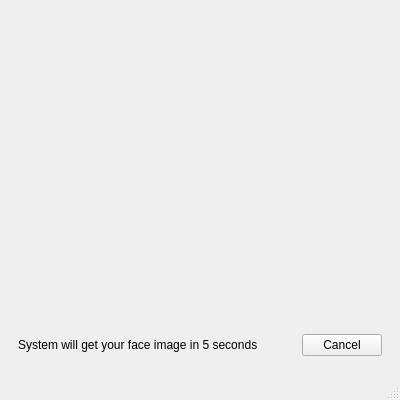
<?xml version="1.0" encoding="UTF-8"?>
<ui version="4.0">
 <class>MainWindow</class>
 <widget class="QMainWindow" name="MainWindow">
  <property name="geometry">
   <rect>
    <x>0</x>
    <y>0</y>
    <width>400</width>
    <height>400</height>
   </rect>
  </property>
  <property name="sizePolicy">
   <sizepolicy hsizetype="Fixed" vsizetype="Fixed">
    <horstretch>0</horstretch>
    <verstretch>0</verstretch>
   </sizepolicy>
  </property>
  <property name="minimumSize">
   <size>
    <width>400</width>
    <height>400</height>
   </size>
  </property>
  <property name="maximumSize">
   <size>
    <width>658</width>
    <height>591</height>
   </size>
  </property>
  <property name="windowTitle">
   <string>BK Smart Lock</string>
  </property>
  <property name="tabShape">
   <enum>QTabWidget::Triangular</enum>
  </property>
  <widget class="QWidget" name="centralwidget">
   <layout class="QVBoxLayout" name="verticalLayout">
    <item>
     <widget class="QLabel" name="label_2">
      <property name="sizePolicy">
       <sizepolicy hsizetype="Expanding" vsizetype="Expanding">
        <horstretch>0</horstretch>
        <verstretch>0</verstretch>
       </sizepolicy>
      </property>
      <property name="text">
       <string/>
      </property>
      <property name="pixmap">
       <pixmap>../../face-recognition/data/minh_hieu/image_5.jpg</pixmap>
      </property>
      <property name="scaledContents">
       <bool>true</bool>
      </property>
     </widget>
    </item>
    <item>
     <widget class="QFrame" name="frame_2">
      <property name="frameShape">
       <enum>QFrame::NoFrame</enum>
      </property>
      <property name="frameShadow">
       <enum>QFrame::Raised</enum>
      </property>
      <layout class="QHBoxLayout" name="horizontalLayout">
       <item>
        <widget class="QLabel" name="label">
         <property name="sizePolicy">
          <sizepolicy hsizetype="Minimum" vsizetype="Minimum">
           <horstretch>0</horstretch>
           <verstretch>0</verstretch>
          </sizepolicy>
         </property>
         <property name="font">
          <font>
           <pointsize>9</pointsize>
          </font>
         </property>
         <property name="text">
          <string>System will get your face image in 5 seconds</string>
         </property>
        </widget>
       </item>
       <item>
        <widget class="QLabel" name="label_3">
         <property name="sizePolicy">
          <sizepolicy hsizetype="Fixed" vsizetype="Fixed">
           <horstretch>0</horstretch>
           <verstretch>0</verstretch>
          </sizepolicy>
         </property>
         <property name="minimumSize">
          <size>
           <width>30</width>
           <height>30</height>
          </size>
         </property>
         <property name="maximumSize">
          <size>
           <width>30</width>
           <height>30</height>
          </size>
         </property>
         <property name="text">
          <string/>
         </property>
        </widget>
       </item>
       <item>
        <spacer name="horizontalSpacer">
         <property name="orientation">
          <enum>Qt::Horizontal</enum>
         </property>
         <property name="sizeHint" stdset="0">
          <size>
           <width>189</width>
           <height>20</height>
          </size>
         </property>
        </spacer>
       </item>
       <item>
        <widget class="QPushButton" name="pushButton">
         <property name="sizePolicy">
          <sizepolicy hsizetype="Fixed" vsizetype="Fixed">
           <horstretch>0</horstretch>
           <verstretch>0</verstretch>
          </sizepolicy>
         </property>
         <property name="text">
          <string>Cancel</string>
         </property>
        </widget>
       </item>
      </layout>
     </widget>
    </item>
   </layout>
  </widget>
  <widget class="QMenuBar" name="menubar">
   <property name="geometry">
    <rect>
     <x>0</x>
     <y>0</y>
     <width>400</width>
     <height>22</height>
    </rect>
   </property>
  </widget>
  <widget class="QStatusBar" name="statusbar"/>
 </widget>
 <resources/>
 <connections/>
</ui>
